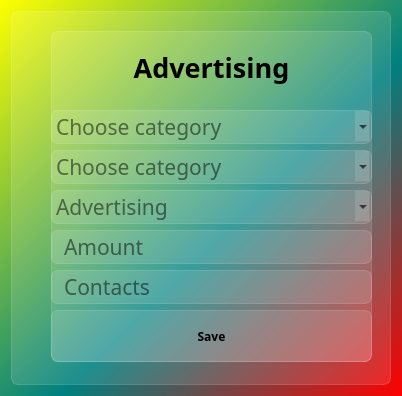
<?xml version="1.0" encoding="UTF-8"?>
<ui version="4.0">
 <class>Dialog</class>
 <widget class="QDialog" name="Dialog">
  <property name="geometry">
   <rect>
    <x>0</x>
    <y>0</y>
    <width>402</width>
    <height>396</height>
   </rect>
  </property>
  <property name="windowTitle">
   <string>Dialog</string>
  </property>
  <property name="styleSheet">
   <string notr="true">background-color: qlineargradient(spread: pad, x1: 1, y1: 1, x2: 0, y2: 0, stop: 0 rgba(255, 0, 0, 255), stop: 0.427447 rgba(0, 128, 128, 255), stop: 1 rgba(255, 255, 0, 255));
font-family:Noto-Sans SC;</string>
  </property>
  <layout class="QVBoxLayout" name="verticalLayout_2">
   <item>
    <widget class="QFrame" name="frame">
     <property name="styleSheet">
      <string notr="true">background-color:rgba(255,255,255,30);
border: 1px solid rgba(255,255,255,40);
border-radius: 7px;</string>
     </property>
     <property name="frameShape">
      <enum>QFrame::StyledPanel</enum>
     </property>
     <property name="frameShadow">
      <enum>QFrame::Raised</enum>
     </property>
     <widget class="QWidget" name="">
      <property name="geometry">
       <rect>
        <x>40</x>
        <y>20</y>
        <width>321</width>
        <height>331</height>
       </rect>
      </property>
      <layout class="QVBoxLayout" name="verticalLayout">
       <item>
        <widget class="QLabel" name="txt_Adv">
         <property name="styleSheet">
          <string notr="true">color:black;
font-weight:bold;
font-size:20pt;
background-color:none;
border:none;
</string>
         </property>
         <property name="text">
          <string>Advertising</string>
         </property>
         <property name="alignment">
          <set>Qt::AlignCenter</set>
         </property>
        </widget>
       </item>
       <item>
        <widget class="QComboBox" name="choose_cat_type_Adv">
         <property name="styleSheet">
          <string notr="true">QComboBox {
font-size:16pt;
color:black;
}

QComboBox:item {
color:black;
}</string>
         </property>
         <property name="currentIndex">
          <number>-1</number>
         </property>
         <property name="placeholderText">
          <string>Choose category</string>
         </property>
         <item>
          <property name="text">
           <string>Book</string>
          </property>
         </item>
         <item>
          <property name="text">
           <string>Magazine</string>
          </property>
         </item>
         <item>
          <property name="text">
           <string>Booklet</string>
          </property>
         </item>
        </widget>
       </item>
       <item>
        <widget class="QComboBox" name="choose_name_Adv">
         <property name="styleSheet">
          <string notr="true">QComboBox {
font-size:16pt;
color:black;
}

QComboBox:item {
color:black;
}</string>
         </property>
         <property name="currentIndex">
          <number>-1</number>
         </property>
         <property name="placeholderText">
          <string>Choose category</string>
         </property>
         <item>
          <property name="text">
           <string>Mobi-Dick</string>
          </property>
         </item>
         <item>
          <property name="text">
           <string>Harry-Potter</string>
          </property>
         </item>
         <item>
          <property name="text">
           <string>Kobzar</string>
          </property>
         </item>
         <item>
          <property name="text">
           <string>New Times</string>
          </property>
         </item>
         <item>
          <property name="text">
           <string>Galka</string>
          </property>
         </item>
         <item>
          <property name="text">
           <string>Rada</string>
          </property>
         </item>
         <item>
          <property name="text">
           <string>Glovo</string>
          </property>
         </item>
         <item>
          <property name="text">
           <string>Blago</string>
          </property>
         </item>
         <item>
          <property name="text">
           <string>Ratusha</string>
          </property>
         </item>
        </widget>
       </item>
       <item>
        <widget class="QComboBox" name="choose_Adv">
         <property name="styleSheet">
          <string notr="true">QComboBox {
font-size:16pt;
color:black;
}

QComboBox:item {
color:black;
}</string>
         </property>
         <property name="currentIndex">
          <number>-1</number>
         </property>
         <property name="placeholderText">
          <string>Advertising</string>
         </property>
         <item>
          <property name="text">
           <string>Yes</string>
          </property>
         </item>
        </widget>
       </item>
       <item>
        <widget class="QLineEdit" name="amount_Adv">
         <property name="styleSheet">
          <string notr="true">font-size:16pt;
color:black;
padding-left:10px;</string>
         </property>
         <property name="placeholderText">
          <string>Amount</string>
         </property>
        </widget>
       </item>
       <item>
        <widget class="QLineEdit" name="contacts_Adv">
         <property name="styleSheet">
          <string notr="true">font-size:16pt;
color:black;
padding-left:10px;</string>
         </property>
         <property name="placeholderText">
          <string>Contacts</string>
         </property>
        </widget>
       </item>
       <item>
        <widget class="QPushButton" name="button_Adv">
         <property name="styleSheet">
          <string notr="true">QPushButton {
    color: black;
    background-color: rgba(255, 255, 255, 30);
    border: 1px solid rgba(255, 255, 255, 40);
    border-radius: 7px;
    font-weight:bold;
    width: 170px;
    height: 50px;
}

QPushButton:hover {
    background-color: rgba(255, 255, 255, 40);
}

QPushButton:pressed {
    background-color: rgba(255, 255, 255, 70);
}
</string>
         </property>
         <property name="text">
          <string>Save</string>
         </property>
         <property name="icon">
          <iconset resource="res-adv-rc.qrc">
           <normaloff>:/icons/icons/add_box_FILL0_wght400_GRAD0_opsz24.svg</normaloff>:/icons/icons/add_box_FILL0_wght400_GRAD0_opsz24.svg</iconset>
         </property>
        </widget>
       </item>
      </layout>
     </widget>
    </widget>
   </item>
  </layout>
 </widget>
 <resources>
  <include location="res-adv-rc.qrc"/>
 </resources>
 <connections/>
</ui>
